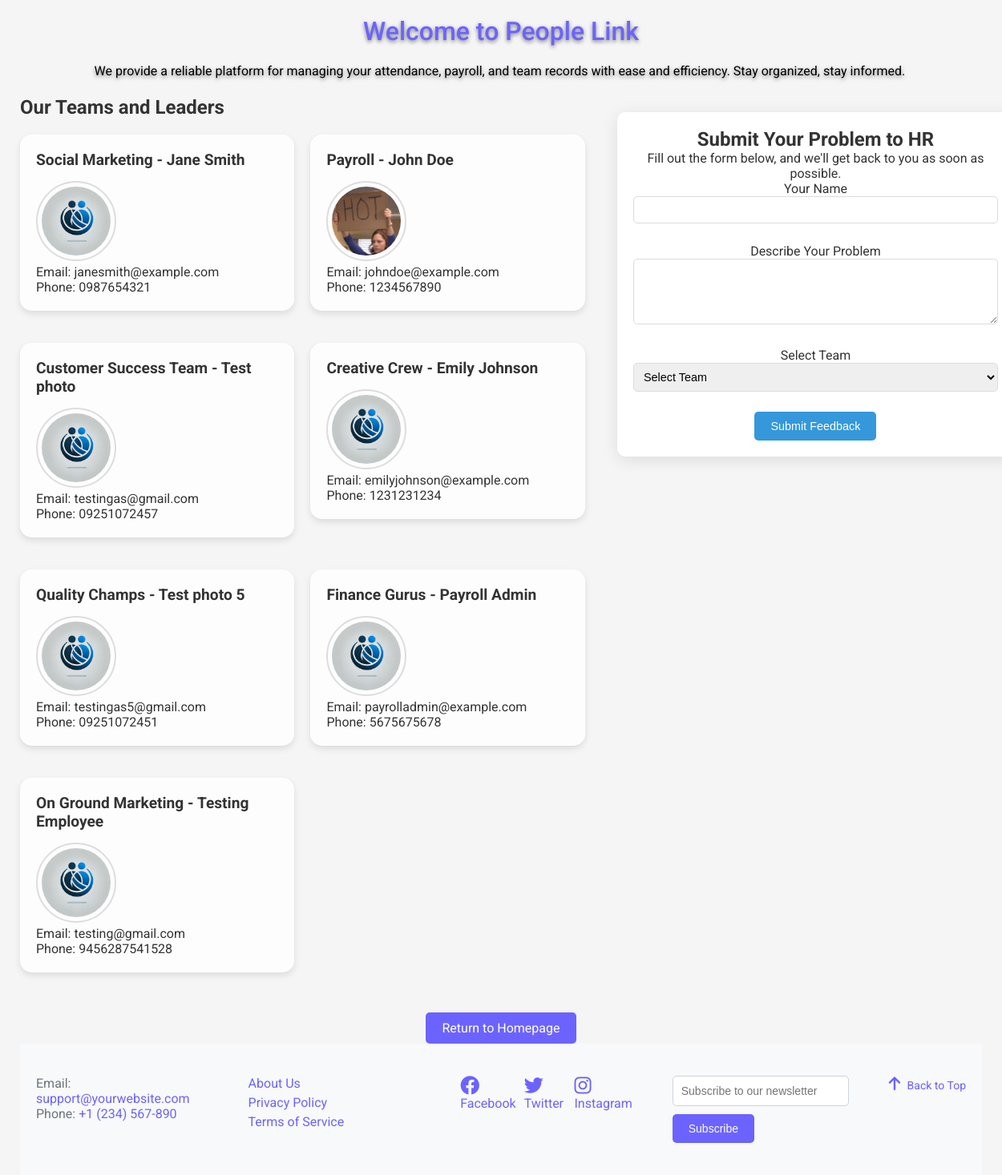
Before: /contact_us (signed in) with the older database file.
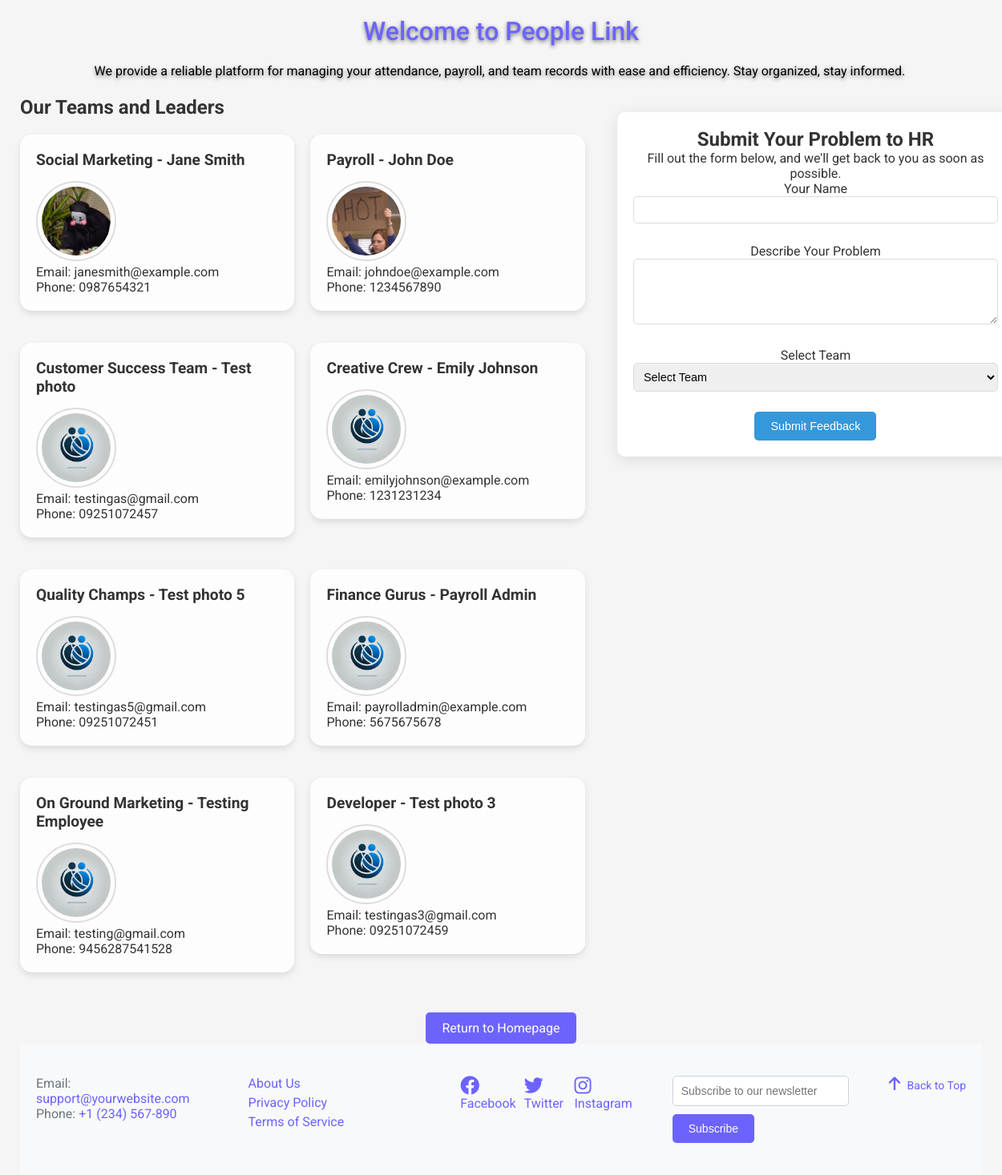
After: the same page with the newer database file.
### tables this page shows
CREATE TABLE team (
    team_id INTEGER PRIMARY KEY AUTOINCREMENT,
    team_name TEXT NOT NULL,
    dept_id INTEGER,
    leader_id INTEGER NULL, -- Allow NULL for leader_id
    FOREIGN KEY (dept_id) REFERENCES department(dept_id),
    FOREIGN KEY (leader_id) REFERENCES employee(emp_id)
);

CREATE TABLE employee (
    emp_id INTEGER PRIMARY KEY AUTOINCREMENT,
    emp_name TEXT NOT NULL,
    email TEXT NOT NULL UNIQUE,  -- Employee email
    phone_number TEXT NOT NULL,  -- Employee phone number
    photo BLOB,  -- Employee profile photo (can store as binary data)
    dept_id INTEGER NOT NULL,
    job_status TEXT NOT NULL,
    gender TEXT NOT NULL,
    termination_date DATE,
    employee_status TEXT NOT NULL,
    join_date DATE NOT NULL,
    pos_id INTEGER NOT NULL,
    is_dept_leader INTEGER DEFAULT 0, -- 0 = not leader, 1 = leader
    is_team_leader INTEGER DEFAULT 0, -- 0 = not team leader, 1 = team leader
    FOREIGN KEY (pos_id) REFERENCES position (pos_id),
    FOREIGN KEY (dept_id) REFERENCES department (dept_id)
);

### app.py (the view)
@app.route('/contact_us')
def contact_us():
    if 'role' not in session:
        return redirect(url_for('login'))
    conn = get_db()
    cursor = conn.cursor()
    cursor.execute('''
        SELECT t.team_name, e.emp_name as leader_name, e.email, e.phone_number, e.photo as leader_photo, t.team_id
        FROM team t
        JOIN employee e ON t.leader_id = e.emp_id
    ''')
    teams = cursor.fetchall()
    return render_template('contact_us.html', teams=teams)

### app.py (called while the page is built)
def get_db():
    conn = sqlite3.connect('hrm.db')
    conn.row_factory = sqlite3.Row
    return conn

### templates/contact_us.html (shortened to what this page needs)
{% extends "userbase.html" %}
{% block content %}
<div class="container-xxl flex-grow-1 container-p-y">
    <div class="row">
        <div class="col-lg-7">
            <h2 class="text-center mb-4">Our Teams and Leaders</h2>
            <div class="team-cards">
                {% for team in teams %}
                <div class="card h-100">
                    <div class="card-body">
                        <h5 class="card-title">{{ team.team_name }} - {{ team.leader_name }}</h5>
                        <div class="text-center mb-3">
                            {% if team.leader_photo %}
                            <img src="{{ url_for('static', filename='uploads/' ~ team.leader_photo) }}" alt="Profile Photo"
                                class="img-fluid rounded-circle profile-photo">
                            {% else %}
                            <img src="{{ url_for('static', filename='assets/img/favicon/favicon.webp') }}" alt="Profile Photo"
                                class="img-fluid rounded-circle profile-photo">
                            {% endif %}
                        </div>
                        <p>Email: {{ team.email }}</p>
                        <p>Phone: {{ team.phone_number }}</p>
                    </div>
                </div>
                {% endfor %}
            </div>
        </div>
        <div class="col-lg-5">
            <div class="form-wrapper">
                <h2>Submit Your Problem to HR</h2>
                <p>Fill out the form below, and we'll get back to you as soon as possible.</p>
                <form method="POST" action="{{ url_for('submit_feedback') }}">
                    <div class="custom-form-group">
                        <label for="staff_name">Your Name</label>
                        <input type="text" class="custom-form-control" id="staff_name" name="staff_name" required>
                    </div>
                    <div class="custom-form-group">
                        <label for="problem_description">Describe Your Problem</label>
                        <textarea class="custom-form-control" id="problem_description" name="problem_description" rows="4"
                            required></textarea>
                    </div>
                    <div class="custom-form-group">
                        <label for="team_id">Select Team</label>
                        <select class="custom-form-control" id="team_id" name="team_id" required>
                            <option value="" disabled selected>Select Team</option>
                        </select>
                    </div>
                    <div class="text-center">
                        <button type="submit" class="custom-btn-primary">Submit Feedback</button>
                    </div>
                </form>
            </div>
        </div>
    </div>
</div>
<div class="return-button-container text-center mt-4">
    <a href="{{ url_for('check_in') }}" class="return-button btn btn-primary">Return to Homepage</a>
</div>
{% endblock %}

### templates/userbase.html (shortened to what this page needs)
<!DOCTYPE html>
<html lang="en" class="light-style layout-menu-fixed" dir="ltr">
  <head>
<link href="https://cdnjs.cloudflare.com/ajax/libs/font-awesome/6.0.0-beta3/css/all.min.css" rel="stylesheet">
    <link rel="stylesheet" href="{{ url_for('static', filename='user_assets/css/userbase.css') }}" />
  </head>
  <body>
    <div class="layout-wrapper layout-content-navbar">
      <div class="layout-container">
        <div class="content-wrapper">
    <section class="welcome-section text-center mt-5">
      <h1>Welcome to People Link</h1>
      <p>We provide a reliable platform for managing your attendance, payroll, and team records with ease and efficiency. Stay organized, stay informed.</p>
  </section>
         {% block content %}{% endblock %}
        </div>
<footer class="content-footer footer bg-footer-theme">
  <div class="container-xxl d-flex flex-wrap justify-content-between py-2 flex-md-row flex-column">
    <div class="contact-info">
      <p>Email: <a href="mailto:support@yourwebsite.com">support@yourwebsite.com</a></p>
      <p>Phone: <a href="tel:+1234567890">+1 (234) 567-890</a></p>
    </div>
    <div class="quick-links">
      <a href="/about-us">About Us</a>
      <a href="/privacy-policy">Privacy Policy</a>
      <a href="/terms-of-service">Terms of Service</a>
    </div>
    <div class="social-links">
      <a href="https://facebook.com" target="_blank" class="footer-link me-4">
        <i class="fab fa-facebook"></i> Facebook
      </a>
      <a href="https://twitter.com" target="_blank" class="footer-link me-4">
        <i class="fab fa-twitter"></i> Twitter
      </a>
      <a href="https://instagram.com" target="_blank" class="footer-link me-4">
        <i class="fab fa-instagram"></i> Instagram
      </a>
    </div>
    <div class="newsletter">
      <form action="/subscribe" method="POST">
        <input type="email" name="email" placeholder="Subscribe to our newsletter" required>
        <button type="submit">Subscribe</button>
      </form>
    </div>
      <a href="#" class="back-to-top">
        <i class="fas fa-arrow-up"></i> Back to Top
      </a>
  </div>
</footer>
  </body>
</html>

### static/user_assets/css/userbase.css (style rules this page uses)
* { margin: 0; padding: 0; box-sizing: border-box; }
body { font-family: 'Roboto', sans-serif; background-color: #f5f5f5; color: #333; display: flex; justify-content: center; align-items: center; min-height: 100vh; }
.card { border-radius: 15px; box-shadow: 0 4px 12px rgba(0, 0, 0, 0.1); margin-top: 20px; background-color: rgba(255, 255, 255, 0.8); }
.card-body { padding: 20px; }
@media (min-width: 1201px) { .team-cards { grid-template-columns: repeat(2, 1fr); } }
h1 { text-align: center; font-size: 2rem; font-weight: 500; color: #6c63ff; margin-bottom: 20px; font-family: 'Roboto', sans-serif; }
.footer { background-color: #f8f9fa; padding: 40px 20px; color: #6c757d; max-width: 1200px; margin: 0 auto; }
.footer { display: flex; flex-wrap: wrap; justify-content: space-between; align-items: flex-start; gap: 20px; }
.footer .contact-info { flex: 1; max-width: 250px; }
.footer .contact-info p { margin: 0; }
.footer .contact-info a { color: #6c63ff; text-decoration: none; }
.footer .quick-links { flex: 1; max-width: 250px; }
.footer .quick-links a { display: block; color: #6c63ff; text-decoration: none; margin-bottom: 5px; }
.footer .social-links { flex: 1; display: flex; gap: 10px; justify-content: center; }
.footer .social-links a { color: #6c63ff; text-decoration: none; }
.footer .social-links i { font-size: 1.5rem; margin-right: 5px; }
.footer .newsletter { flex: 1; display: flex; flex-direction: column; align-items: flex-start; }
.footer .newsletter input[type="email"] { padding: 10px; font-size: 0.875rem; border: 1px solid #ced4da; border-radius: 5px; width: 220px; margin-bottom: 10px; }
.footer .newsletter button { background-color: #6c63ff; color: #fff; padding: 10px 20px; font-size: 0.875rem; border: none; border-radius: 5px; cursor: pointer; }
.back-to-top { color: #6c63ff; font-size: 0.875rem; text-decoration: none; }
.back-to-top i { font-size: 1.2rem; margin-right: 5px; }
.container-xxl { display: flex; justify-content: center; align-items: flex-start; gap: 50px; max-width: 1200px; margin: 0 auto; }
.welcome-section { padding: 20px 10px; border-radius: 5px; color: white; text-shadow: 0 2px 5px rgba(0, 0, 0, 0.5); }
.welcome-section p { font-size: 1rem; line-height: 1.4; max-width: 1015px; margin: 0 auto; color: #000; }
.return-button-container { text-align: center; margin-top: 30px; }
.return-button { display: inline-block; padding: 10px 20px; background-color: #6c63ff; color: white; border-radius: 5px; text-decoration: none; text-align: center; font-size: 1rem; transition: background-color 0.3s ease; }
.team-cards { display: grid; grid-template-columns: repeat(2, 1fr); gap: 20px; align-items: start; margin-bottom: 20px; }
.profile-photo { border: 2px solid #ddd; padding: 5px; object-fit: cover; width: 100px; height: 100px; }
.card { border-radius: 15px; box-shadow: 0 4px 8px rgba(0, 0, 0, 0.1); transition: all 0.3s ease; }
.card-title { font-size: 1.2rem; color: #333; margin-bottom: 15px; }
.img-fluid { border-radius: 50%; }
.form-wrapper { background-color: #ffffff; border-radius: 10px; box-shadow: 0 4px 20px rgba(0, 0, 0, 0.1); padding: 20px; text-align: center; width: 100%; margin-top: 20px; }
.custom-form-group { margin-bottom: 15px; }
.custom-form-control { width: 100%; padding: 8px; font-size: 0.9rem; border: 1px solid #dcdcdc; border-radius: 5px; margin-bottom: 10px; }
.custom-btn-primary { background-color: #3498db; color: #fff; padding: 10px 20px; border-radius: 5px; font-size: 0.9rem; cursor: pointer; border: none; transition: background-color 0.3s; }
@media (min-width: 1200px) { .row { display: flex; justify-content: space-between; align-items: flex-start; } }
@media (min-width: 1200px) { .team-cards { grid-template-columns: repeat(2, 1fr); } }
@media (min-width: 1200px) { .form-wrapper { flex: 1; margin-left: 40px; } }

Changed rows visible on the page:
changed through a linked row, team "Social Marketing": photo: picture added
added team: team_name "Developer", leader_name "Test photo 3", email "testingas3@gmail.com", phone_number "09251072459"
